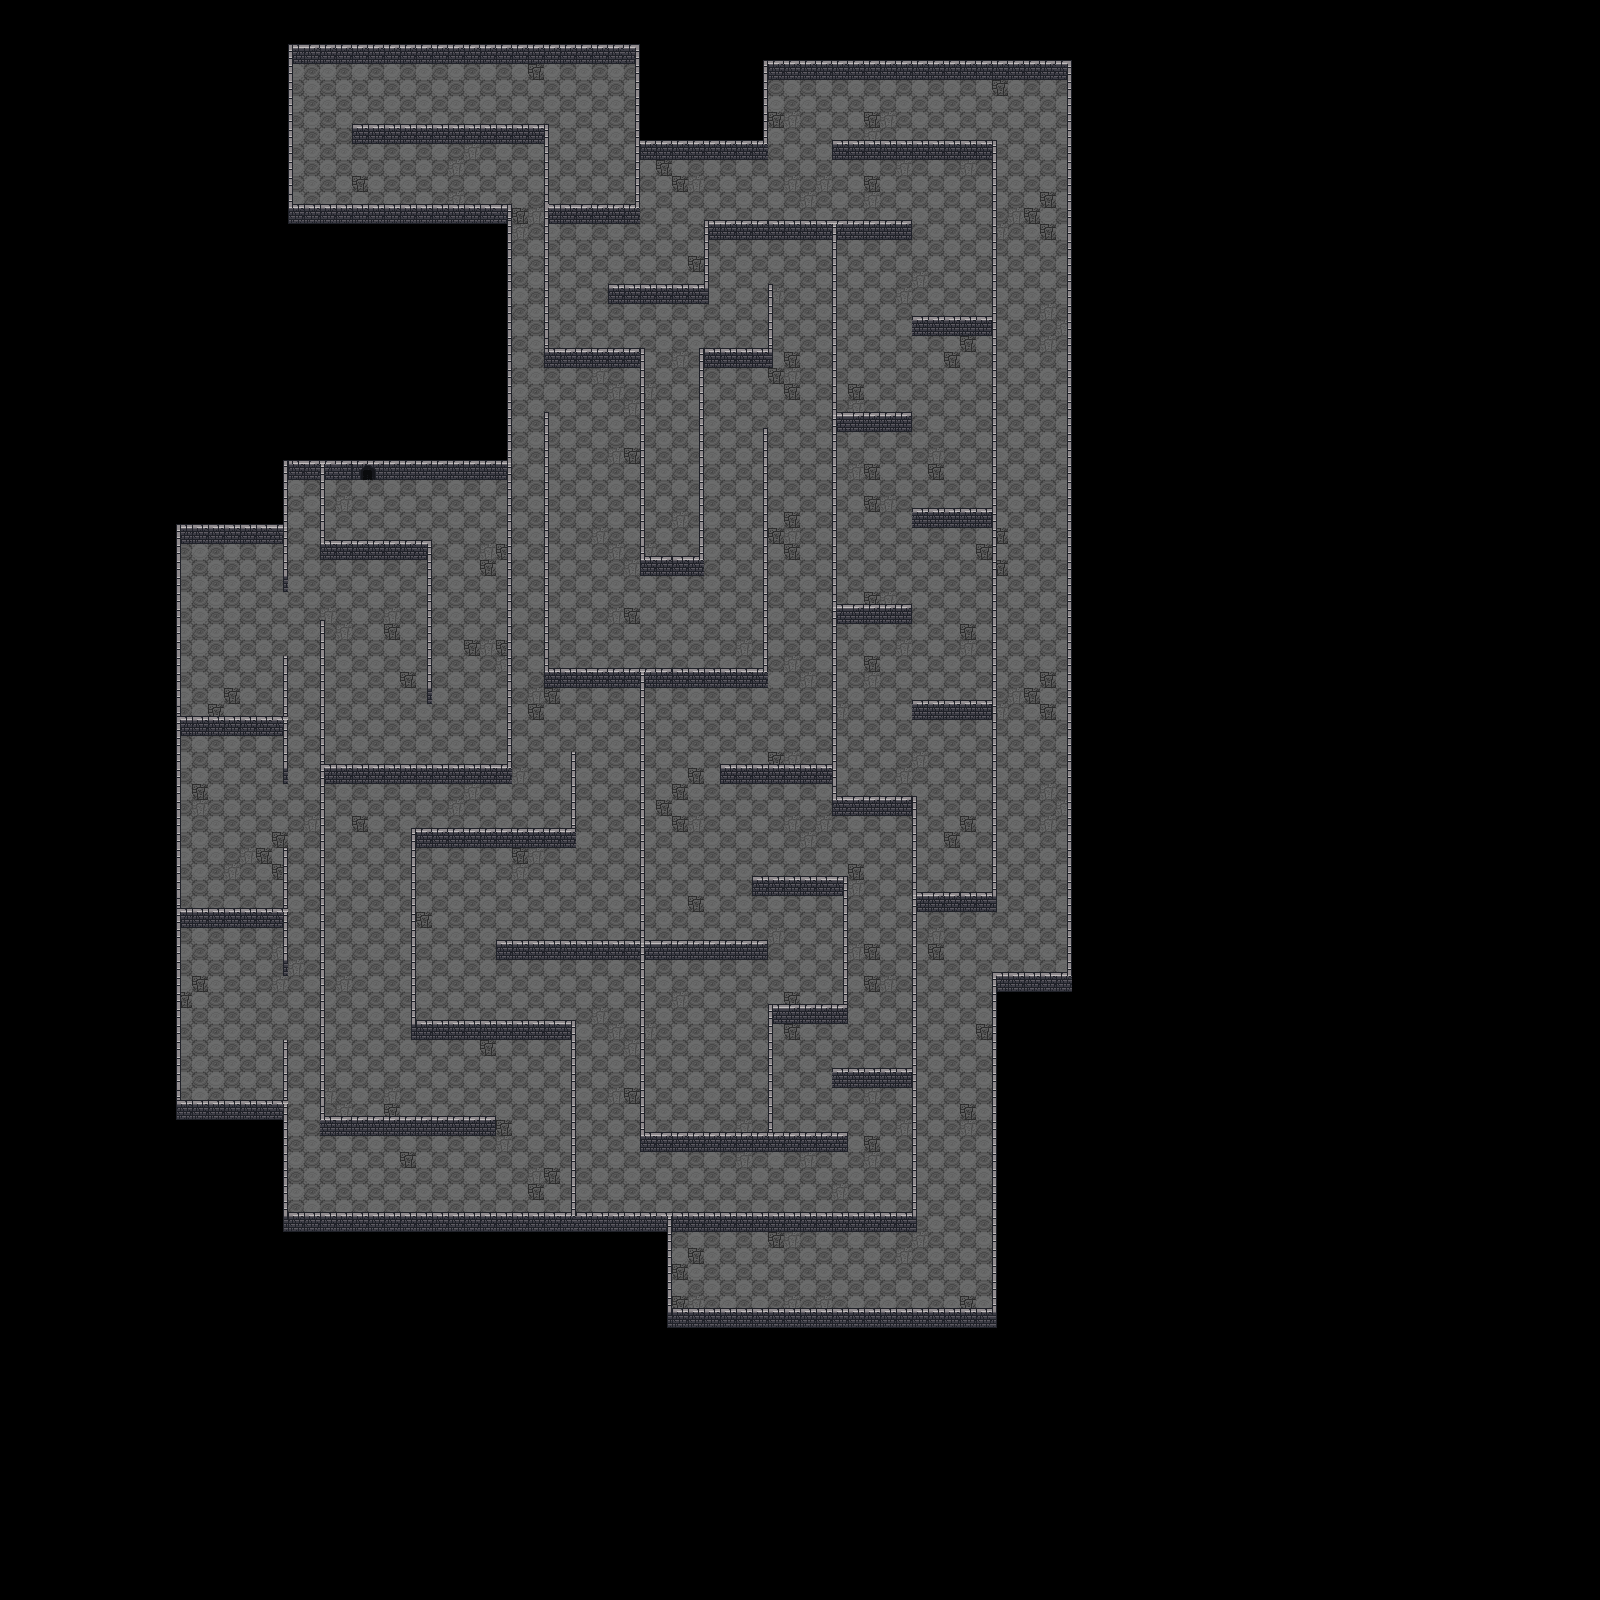

This is a level from a 2D game, rendered from its Tiled map with the project's own tilesets. A one-line summary and the map file follow, with tile-layer data summarised:
An orthogonal 100x100 tile map with 16x16 px tiles, 4 tile layers (Floor, Wall, Door, Fake Wall) and 17 objects (4x Hearts, 4x Ghosts, 4x Hands, 2x Eyes, 2x Slimes, ...).

<map version="1.2" tiledversion="1.3.5" orientation="orthogonal" renderorder="right-down" width="100" height="100" tilewidth="16" tileheight="16" infinite="0" nextlayerid="18" nextobjectid="54">
 <tileset firstgid="1" name="dungeon_tiles" tilewidth="16" tileheight="16" tilecount="1024" columns="32">
  <image source="tiles/dungeon_tiles.png" width="512" height="512" />
  <tile id="2">
   <properties>
    <property name="collides" type="bool" value="true" />
   </properties>
  </tile>
  <tile id="3">
   <properties>
    <property name="collides" type="bool" value="true" />
   </properties>
  </tile>
  <tile id="4">
   <properties>
    <property name="collides" type="bool" value="true" />
   </properties>
  </tile>
  <tile id="5">
   <properties>
    <property name="collides" type="bool" value="true" />
   </properties>
  </tile>
  <tile id="6">
   <properties>
    <property name="collidies" type="bool" value="true" />
   </properties>
  </tile>
  <tile id="7">
   <properties>
    <property name="collidies" type="bool" value="true" />
   </properties>
  </tile>
  <tile id="34">
   <properties>
    <property name="collides" type="bool" value="true" />
   </properties>
  </tile>
  <tile id="35">
   <properties>
    <property name="collides" type="bool" value="true" />
   </properties>
  </tile>
  <tile id="36">
   <properties>
    <property name="collides" type="bool" value="true" />
   </properties>
  </tile>
  <tile id="37">
   <properties>
    <property name="collides" type="bool" value="true" />
   </properties>
  </tile>
  <tile id="38">
   <properties>
    <property name="collides" type="bool" value="true" />
   </properties>
  </tile>
  <tile id="39">
   <properties>
    <property name="collides" type="bool" value="true" />
   </properties>
  </tile>
  <tile id="66">
   <properties>
    <property name="collides" type="bool" value="true" />
   </properties>
  </tile>
  <tile id="67">
   <properties>
    <property name="collides" type="bool" value="true" />
   </properties>
  </tile>
  <tile id="68">
   <properties>
    <property name="collides" type="bool" value="true" />
   </properties>
  </tile>
  <tile id="69">
   <properties>
    <property name="collides" type="bool" value="true" />
   </properties>
  </tile>
  <tile id="70">
   <properties>
    <property name="collides" type="bool" value="true" />
   </properties>
  </tile>
  <tile id="71">
   <properties>
    <property name="collides" type="bool" value="true" />
   </properties>
  </tile>
  <tile id="98">
   <properties>
    <property name="collides" type="bool" value="true" />
   </properties>
  </tile>
  <tile id="99">
   <properties>
    <property name="collides" type="bool" value="true" />
   </properties>
  </tile>
  <tile id="100">
   <properties>
    <property name="collides" type="bool" value="true" />
   </properties>
  </tile>
  <tile id="101">
   <properties>
    <property name="collides" type="bool" value="true" />
   </properties>
  </tile>
  <tile id="102">
   <properties>
    <property name="collides" type="bool" value="true" />
   </properties>
  </tile>
  <tile id="103">
   <properties>
    <property name="collides" type="bool" value="true" />
   </properties>
  </tile>
  <tile id="800">
   <properties>
    <property name="collides" type="bool" value="true" />
   </properties>
  </tile>
  <tile id="801">
   <properties>
    <property name="collides" type="bool" value="true" />
   </properties>
  </tile>
  <tile id="802">
   <properties>
    <property name="collides" type="bool" value="true" />
   </properties>
  </tile>
  <tile id="803">
   <properties>
    <property name="collides" type="bool" value="true" />
   </properties>
  </tile>
  <tile id="804">
   <properties>
    <property name="collides" type="bool" value="true" />
   </properties>
  </tile>
  <tile id="805">
   <properties>
    <property name="collides" type="bool" value="true" />
   </properties>
  </tile>
  <tile id="806">
   <properties>
    <property name="collides" type="bool" value="true" />
   </properties>
  </tile>
  <tile id="807">
   <properties>
    <property name="collides" type="bool" value="true" />
   </properties>
  </tile>
  <tile id="808">
   <properties>
    <property name="collides" type="bool" value="true" />
   </properties>
  </tile>
  <tile id="809">
   <properties>
    <property name="collides" type="bool" value="true" />
   </properties>
  </tile>
  <tile id="810">
   <properties>
    <property name="collides" type="bool" value="true" />
   </properties>
  </tile>
  <tile id="811">
   <properties>
    <property name="collides" type="bool" value="true" />
   </properties>
  </tile>
  <tile id="812">
   <properties>
    <property name="collides" type="bool" value="true" />
   </properties>
  </tile>
  <tile id="813">
   <properties>
    <property name="collides" type="bool" value="true" />
   </properties>
  </tile>
  <tile id="814">
   <properties>
    <property name="collides" type="bool" value="true" />
   </properties>
  </tile>
  <tile id="832">
   <properties>
    <property name="collides" type="bool" value="true" />
   </properties>
  </tile>
  <tile id="833">
   <properties>
    <property name="collides" type="bool" value="true" />
   </properties>
  </tile>
  <tile id="834">
   <properties>
    <property name="collides" type="bool" value="true" />
   </properties>
  </tile>
  <tile id="835">
   <properties>
    <property name="collides" type="bool" value="true" />
   </properties>
  </tile>
  <tile id="836">
   <properties>
    <property name="collides" type="bool" value="true" />
   </properties>
  </tile>
  <tile id="837">
   <properties>
    <property name="collides" type="bool" value="true" />
   </properties>
  </tile>
  <tile id="838">
   <properties>
    <property name="collides" type="bool" value="true" />
   </properties>
  </tile>
  <tile id="839">
   <properties>
    <property name="collides" type="bool" value="true" />
   </properties>
  </tile>
  <tile id="840">
   <properties>
    <property name="collides" type="bool" value="true" />
   </properties>
  </tile>
  <tile id="841">
   <properties>
    <property name="collides" type="bool" value="true" />
   </properties>
  </tile>
  <tile id="842">
   <properties>
    <property name="collides" type="bool" value="true" />
   </properties>
  </tile>
  <tile id="843">
   <properties>
    <property name="collides" type="bool" value="true" />
   </properties>
  </tile>
  <tile id="844">
   <properties>
    <property name="collides" type="bool" value="true" />
   </properties>
  </tile>
  <tile id="845">
   <properties>
    <property name="collides" type="bool" value="true" />
   </properties>
  </tile>
  <tile id="846">
   <properties>
    <property name="collides" type="bool" value="true" />
   </properties>
  </tile>
 </tileset>
 <layer id="2" name="Floor" width="100" height="100">
  <data>[10000 cells, 3653 non-empty, 4 distinct tile ids]</data>
 </layer>
 <objectgroup id="12" name="Secret">
  <object id="41" name="Secret5" type="Secret" gid="801" x="590.667" y="176" width="16" height="16" />
 </objectgroup>
 <objectgroup id="11" name="Hearts">
  <!-- 4 objects omitted --></objectgroup>
 <objectgroup id="13" name="Eyes">
  <!-- 2 objects omitted --></objectgroup>
 <objectgroup id="14" name="Slimes">
  <!-- 2 objects omitted --></objectgroup>
 <objectgroup id="15" name="Ghosts">
  <!-- 4 objects omitted --></objectgroup>
 <objectgroup id="16" name="Hands">
  <!-- 4 objects omitted --></objectgroup>
 <layer id="9" name="Wall" width="100" height="100">
  <data>[10000 cells, 931 non-empty, 15 distinct tile ids]</data>
 </layer>
 <layer id="17" name="Door" width="100" height="100">
  <data>[10000 cells, 2 non-empty, 2 distinct tile ids]</data>
 </layer>
 <layer id="10" name="Fake Wall" width="100" height="100">
  <data>[10000 cells, 328 non-empty, 7 distinct tile ids]</data>
 </layer>
</map>
<!-- 16 of 17 objects omitted -->
